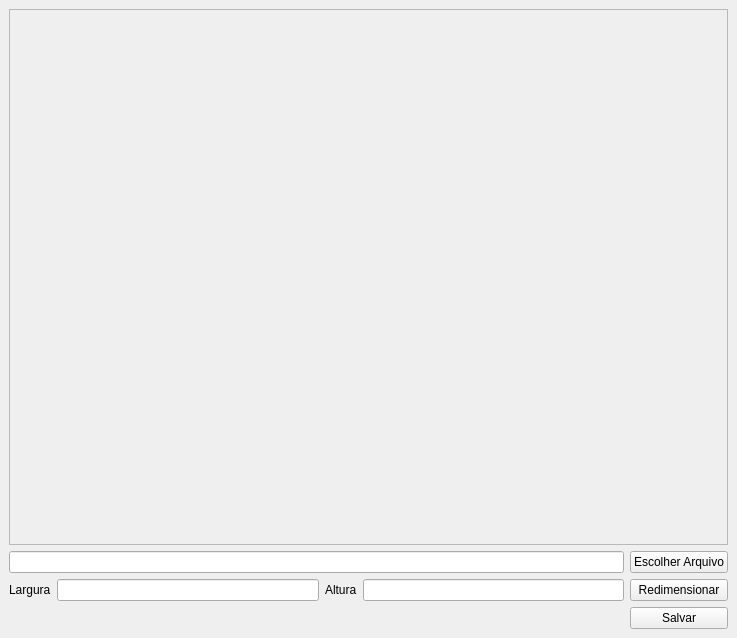
<?xml version="1.0" encoding="UTF-8"?>
<ui version="4.0">
 <class>MainWindow</class>
 <widget class="QMainWindow" name="MainWindow">
  <property name="geometry">
   <rect>
    <x>0</x>
    <y>0</y>
    <width>737</width>
    <height>638</height>
   </rect>
  </property>
  <property name="windowTitle">
   <string>Image Resizer</string>
  </property>
  <widget class="QWidget" name="centralwidget">
   <layout class="QGridLayout" name="gridLayout">
    <item row="3" column="0">
     <widget class="QLabel" name="lblWidth">
      <property name="text">
       <string>&lt;html&gt;&lt;head/&gt;&lt;body&gt;&lt;p&gt;Largura&lt;/p&gt;&lt;/body&gt;&lt;/html&gt;</string>
      </property>
     </widget>
    </item>
    <item row="0" column="0" colspan="5">
     <widget class="QScrollArea" name="scrollArea">
      <property name="widgetResizable">
       <bool>true</bool>
      </property>
      <widget class="QWidget" name="scrollAreaWidgetContents">
       <property name="geometry">
        <rect>
         <x>0</x>
         <y>0</y>
         <width>717</width>
         <height>531</height>
        </rect>
       </property>
       <layout class="QGridLayout" name="gridLayout_2">
        <item row="0" column="0">
         <widget class="QLabel" name="lblImagem">
          <property name="text">
           <string/>
          </property>
         </widget>
        </item>
       </layout>
      </widget>
     </widget>
    </item>
    <item row="3" column="2">
     <widget class="QLabel" name="lblHeight">
      <property name="text">
       <string>Altura</string>
      </property>
     </widget>
    </item>
    <item row="3" column="3">
     <widget class="QLineEdit" name="inputHeight"/>
    </item>
    <item row="3" column="4">
     <widget class="QPushButton" name="btnResize">
      <property name="text">
       <string>Redimensionar</string>
      </property>
     </widget>
    </item>
    <item row="6" column="4">
     <widget class="QPushButton" name="btnSave">
      <property name="text">
       <string>Salvar</string>
      </property>
     </widget>
    </item>
    <item row="3" column="1">
     <widget class="QLineEdit" name="inputWidth"/>
    </item>
    <item row="1" column="4">
     <widget class="QPushButton" name="btnChooseFile">
      <property name="text">
       <string>Escolher Arquivo</string>
      </property>
     </widget>
    </item>
    <item row="1" column="0" colspan="4">
     <widget class="QLineEdit" name="inputOpenFile"/>
    </item>
   </layout>
  </widget>
 </widget>
 <resources/>
 <connections/>
</ui>
